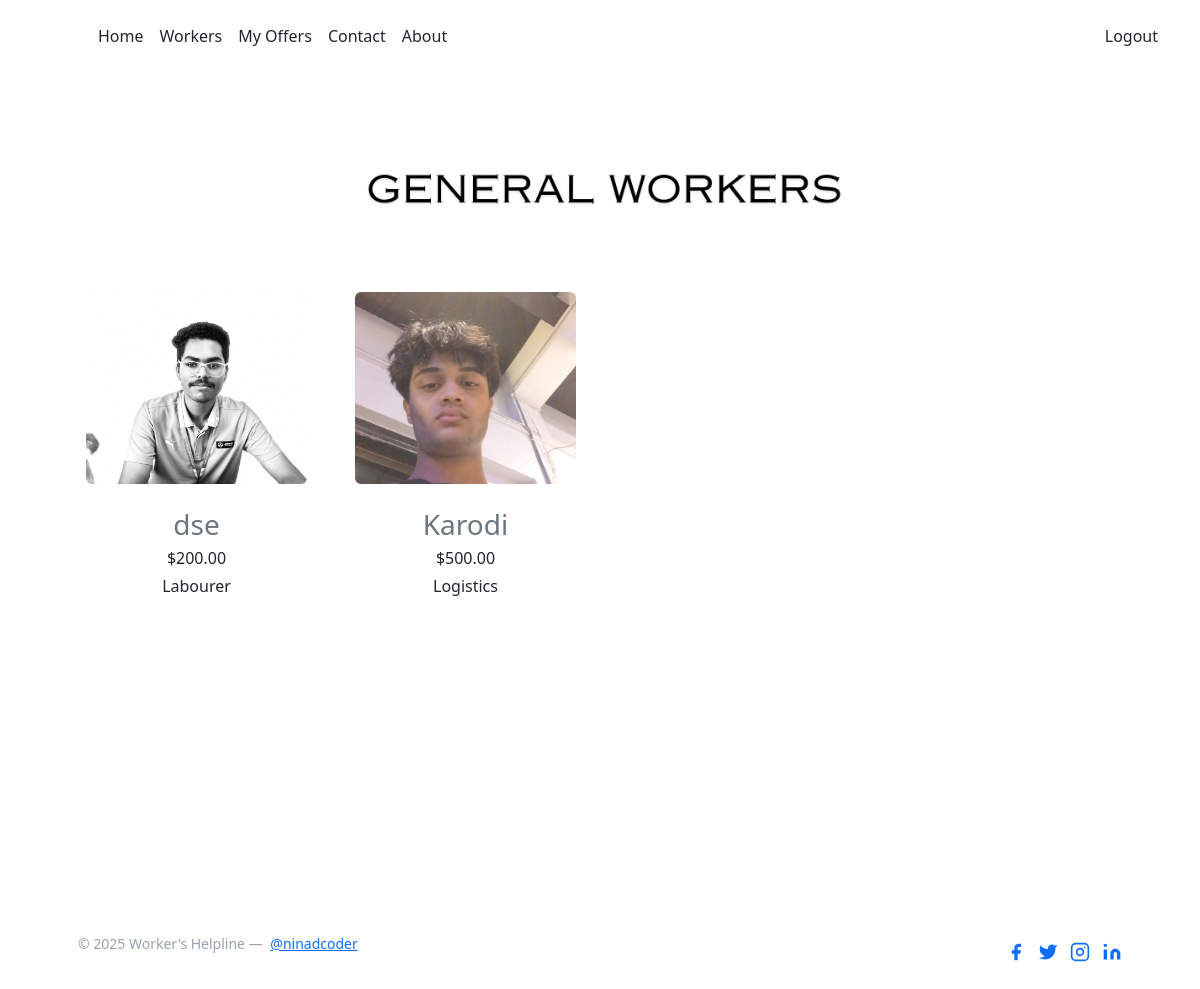
Page /workers/unskilled/ (signed in) on the committed database.
### users/models.py (models this page shows, shortened)
class Profile(models.Model):
    ROLE_CHOICES = [
        ('worker', 'Worker'),
        ('hirer', 'Hirer'),
    ]
    WORKER_TYPE_CHOICES = [
        ('qualified', 'Skilled Worker'),
        ('general', 'Unskilled Worker'),
    ]
    user = models.OneToOneField(User, on_delete=models.CASCADE)
    image = models.ImageField(default='default.jpg', upload_to='profile_pics')
    role = models.CharField(max_length=10, choices=ROLE_CHOICES, default='hirer')
    worker_type = models.CharField(max_length=20, choices=WORKER_TYPE_CHOICES, blank=True, null=True)
    job_profession = models.CharField(max_length=255, blank=True, null=True)
    age = models.PositiveIntegerField(blank=True, null=True)
    address = models.CharField(max_length=255, blank=True, null=True)
    wage = models.DecimalField(max_digits=10, decimal_places=2, blank=True, null=True)
    police_verified = models.BooleanField(default=False)

### workers_board/views.py (the view)
# urls.py: path('unskilled/', unskilled, name='unskilled'),
@login_required
def unskilled(request):
    unskilled_workers = Profile.objects.filter(role='worker', worker_type='general')
    return render(request, 'unskilled.html', {'workers': unskilled_workers})

### templates/unskilled.html (shortened to what this page needs)
{% extends "base.html" %}
{% block body %}
<section class="text-gray-400 body-font">
  <div class="container px-5 py-24 mx-auto">
    <div class="flex flex-wrap -m-4">
      <div class="flex flex-col text-center w-full mb-12">
        <img
          src="/static/gw1.png"
          alt="Description"
          class="mx-auto w-full md:w-1/2 h-auto rounded"
        >
      </div>
    </div>
    <div class="flex flex-wrap -m-4">
      {% for worker in workers %}
      <div class="lg:w-1/4 md:w-1/2 p-4 w-full">
        <a href="{% url 'hire' worker.user.id %}" class="block relative h-48 rounded overflow-hidden">
          {% if worker.image %}
            <img alt="Profile Image" class="object-cover object-center w-full h-full block" src="{{ worker.image.url }}">
          {% else %}
            <img alt="Profile Image" class="object-cover object-center w-full h-full block" src="https://dummyimage.com/420x260">
          {% endif %}
        </a>
        <div class="mt-4">
          <h3 class="text-secondary text-xs mb-1 text-center">{{ worker.user.username }}</h3>
          <p class="text-dark mt-1 mb-1 text-center">${{ worker.wage }}</p>
          <p class="text-dark mt-1 text-center">{{ worker.job_profession }}</p>
        </div>
      </div>
      {% empty %}
      <p class="text-white">No skilled workers found.</p>
      {% endfor %}
    </div>
  </div>
</section>
{% endblock body %}

### rows in the picture
Profile: image (picture), user.username "dse", wage "200.00", job_profession "Labourer"
Profile: image (picture), user.username "Karodi", wage "500.00", job_profession "Logistics"
